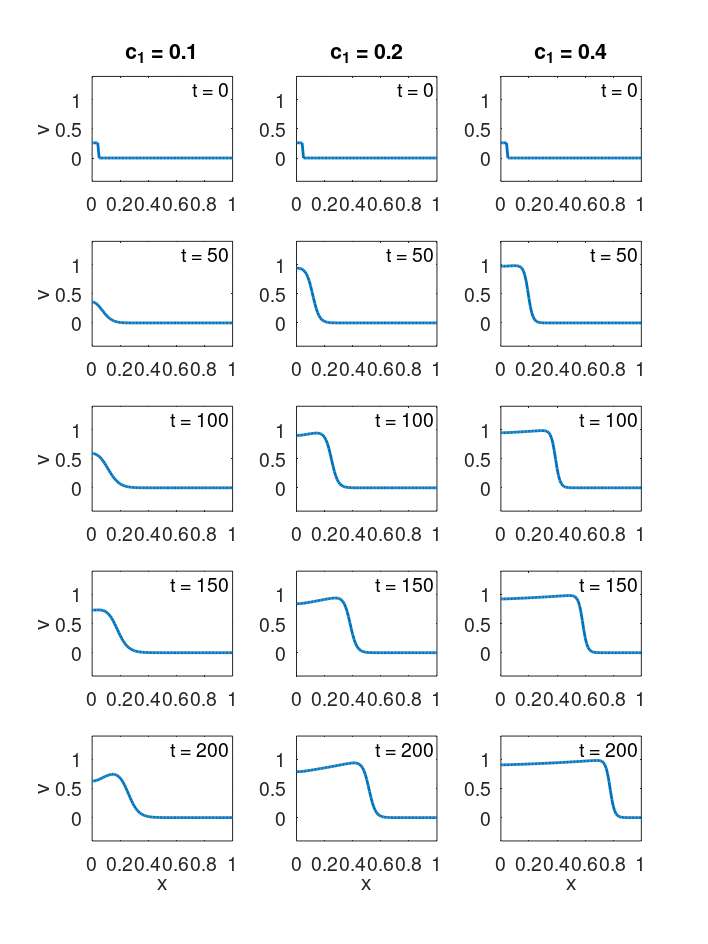

MATLAB code for this plot:
% Compute the numerical solution of the FitzHugh-Nagumo model with an added
% diffusion term - vary the value of c1
clear all

% Define model constants
a = -0.12;
c1 = 0.175;
c2 = 0.03;
b = 0.011;
d = 0.55;
delta = 5e-5;

c1_values = [0.1, 0.2, 0.4];

% Define discretization parameters
L = 1;                % Length of domain
dx = 0.01;            % Distance between spatial grid points
M = round(L/dx) + 1;  % Number of spatial grid points
x = (0:dx:L);         % x vector
dt = 0.005;           % Time step
T = 300;              % Simulation time
N = round(T/dt);      % Number of time points 
t = (0:dt:T);         % Time vector
rho = delta*dt/dx^2;

% Define diffusion matrix
D = spdiags((1-2*rho)*ones(M, 1), 0, M, M) + ...
    spdiags([0; 2*rho; rho*ones(M-2, 1)], 1, M, M) + ...
    spdiags([rho*ones(M-2, 1); 2*rho; 0], -1, M, M);

% Set up figure
figure('Units','centimeters', 'Position', [10 10 18 24], ...
    'PaperPositionMode', 'auto', 'PaperUnits', 'centimeters', ...
    'PaperSize', [17, 23])

% Select time points to plot
t_plot = [0, 50, 100, 150, 200];
t_idx = round(t_plot/dt) + 1;

for k=1:length(c1_values)
    c1 = c1_values(k);

    % Set up arrays for saving the solutions
    v = zeros(M, N+1);
    w = zeros(M, N+1);

    % Define initial conditions
    v(:,1) = 0;
    w(:,1) = 0;
    
    % Define non-zero v at the left part of the domain
    v(1:5,1) = 0.26;

    % Compute the numerical solution
    for n=1:N
        v(:,n+1) = D*v(:,n) ...
            + dt*(c1*v(:,n).*(v(:,n)-a).*(1-v(:,n)) - c2*w(:,n));
        w(:,n+1) = w(:,n) + dt*(b*(v(:,n)-d*w(:,n)));
    end

    % Plot the numerical solution
    for i=1:length(t_plot)
        subplot(length(t_plot), length(c1_values), ...
            (i-1)*length(c1_values) + k)
        plot(x, v(:, t_idx(i)), 'linewidth', 2)
        set(gca, 'fontsize', 14)
        text(0.98, 0.88, sprintf('t = %g', t_plot(i)), 'FontSize', 14, ...
            'Units','normalized', 'HorizontalAlignment','right')
        if i==1
            title(sprintf('c_1 = %g', c1_values(k)))
        end
        if k==1
            ylabel('v')
        end
        if i == length(t_plot)
            xlabel('x')
        end
        ylim([-0.4, 1.4])
    end
end

% Save figure
print('-dpdf', '../Figures/Ch6_Fig3.pdf')